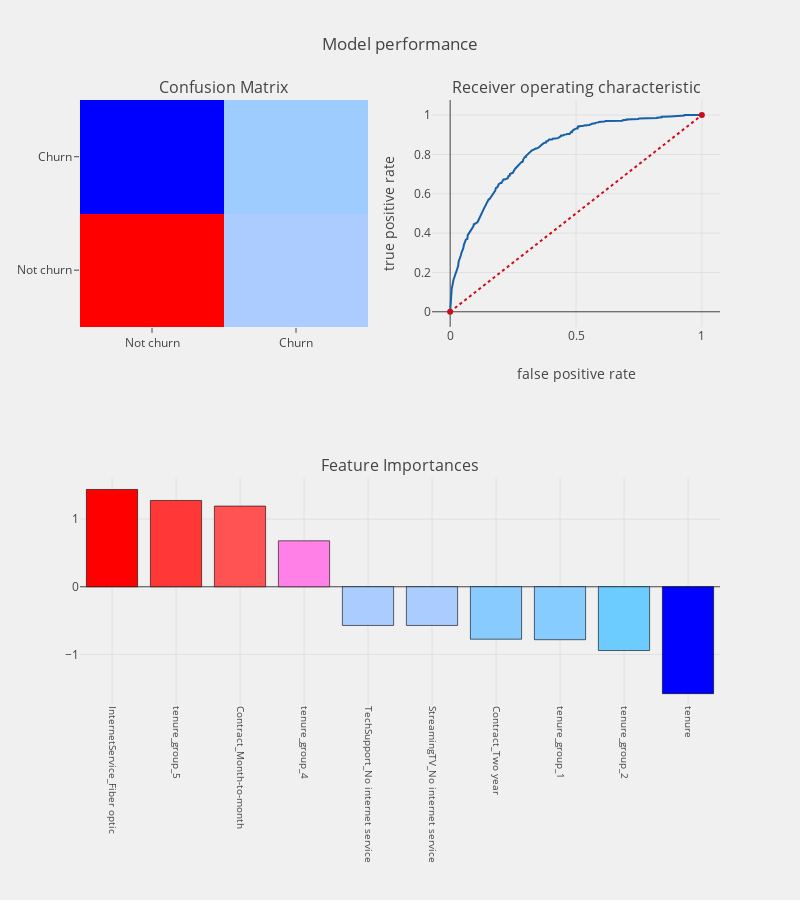

The cell this chart's notebook holds for it:
### Markdown cell above
可做可不做，如果想要聚焦改善feature，實務上可以用，但是通常把feature丟失都沒什麼好處

### Code cell
from sklearn.feature_selection import RFE

logit = LogisticRegression()

rfe = RFE(logit , 10)
rfe = rfe.fit(os_smote_X , os_smote_Y.values.ravel())

print(rfe.support_)
print(rfe.ranking_)

#identified columns Recursive Feature Elimination
idc_rfe = pd.DataFrame({"rfe_support" :rfe.support_,
                       "columns" : [i for i in df.columns if i not in Id_col + target_col],
                       "ranking" : rfe.ranking_,
                      })
cols = idc_rfe[idc_rfe["rfe_support"] == True]["columns"].tolist()


#separating train and test data
train_rf_X = os_smote_X[cols]
train_rf_Y = os_smote_Y
test_rf_X  = test[cols]
test_rf_Y  = test[target_col]

logit_rfe = LogisticRegression(C=1.0, class_weight=None, dual=False, fit_intercept=True,
          intercept_scaling=1, max_iter=100, multi_class='ovr', n_jobs=1,
          penalty='l2', random_state=None, solver='liblinear', tol=0.0001,
          verbose=0, warm_start=False)
#applying model
select_model_prediction(logit_rfe,train_rf_X,test_rf_X,train_rf_Y,test_rf_Y,
                         cols,"coefficients",threshold_plot = True)

tab_rk = ff.create_table(idc_rfe)
py.iplot(tab_rk)

### Figure 1 — Plotly figure (JSON) as saved in the notebook; plotly's stock layout.template omitted (floating-point values rounded to 4 significant figures; data arrays with more than 128 entries replaced by an {"elided": "..."} marker saying what was removed)
{"data": [{"colorscale": "Picnic", "name": "matrix", "showscale": false, "type": "heatmap", "uid": "18dabed6-0cc1-4349-9612-7895a117cea2", "x": ["Not churn", "Churn"], "xaxis": "x", "y": ["Not churn", "Churn"], "yaxis": "y", "z": [[921, 379], [102, 356]]}, {"line": {"color": "rgb(22, 96, 167)", "width": 2}, "name": "Roc : 0.7428770574403762", "type": "scatter", "uid": "6cc98ccb-fba9-41ab-8f7b-6cbfaa55d536", "x": {"elided": "380 float values"}, "xaxis": "x2", "y": {"elided": "380 float values"}, "yaxis": "y2"}, {"line": {"color": "rgb(205, 12, 24)", "dash": "dot", "width": 2}, "type": "scatter", "uid": "75509005-bba3-4be7-ae5c-0553482e9bd2", "x": [0, 1], "xaxis": "x2", "y": [0, 1], "yaxis": "y2"}, {"marker": {"color": [1.439, 1.277, 1.193, 0.6798, -0.5722, -0.5722, -0.7754, -0.783, -0.9429, -1.581], "colorscale": "Picnic", "line": {"color": "black", "width": 0.6}}, "name": "coefficients", "type": "bar", "uid": "44ba7c43-d4f1-4587-bf19-ea5952b06234", "x": ["InternetService_Fiber optic", "tenure_group_5", "Contract_Month-to-month", "tenure_group_4", "TechSupport_No internet service", "StreamingTV_No internet service", "Contract_Two year", "tenure_group_1", "tenure_group_2", "tenure"], "xaxis": "x3", "y": [1.439, 1.277, 1.193, 0.6798, -0.5722, -0.5722, -0.7754, -0.783, -0.9429, -1.581], "yaxis": "y3"}], "layout": {"annotations": [{"font": {"size": 16}, "showarrow": false, "text": "Confusion Matrix", "x": 0.225, "xanchor": "center", "xref": "paper", "y": 1, "yanchor": "bottom", "yref": "paper"}, {"font": {"size": 16}, "showarrow": false, "text": "Receiver operating characteristic", "x": 0.775, "xanchor": "center", "xref": "paper", "y": 1, "yanchor": "bottom", "yref": "paper"}, {"font": {"size": 16}, "showarrow": false, "text": "Feature Importances", "x": 0.5, "xanchor": "center", "xref": "paper", "y": 0.375, "yanchor": "bottom", "yref": "paper"}], "autosize": false, "height": 900, "margin": {"b": 195}, "paper_bgcolor": "rgba(240,240,240, 0.95)", "plot_bgcolor": "rgba(240,240,240, 0.95)", "showlegend": false, "title": {"text": "Model performance"}, "width": 800, "xaxis": {"anchor": "y", "domain": [0, 0.45]}, "xaxis2": {"anchor": "y2", "domain": [0.55, 1], "title": {"text": "false positive rate"}}, "xaxis3": {"anchor": "y3", "domain": [0, 1], "showgrid": true, "tickangle": 90, "tickfont": {"size": 10}}, "yaxis": {"anchor": "x", "domain": [0.625, 1]}, "yaxis2": {"anchor": "x2", "domain": [0.625, 1], "title": {"text": "true positive rate"}}, "yaxis3": {"anchor": "x3", "domain": [0, 0.375]}}}
